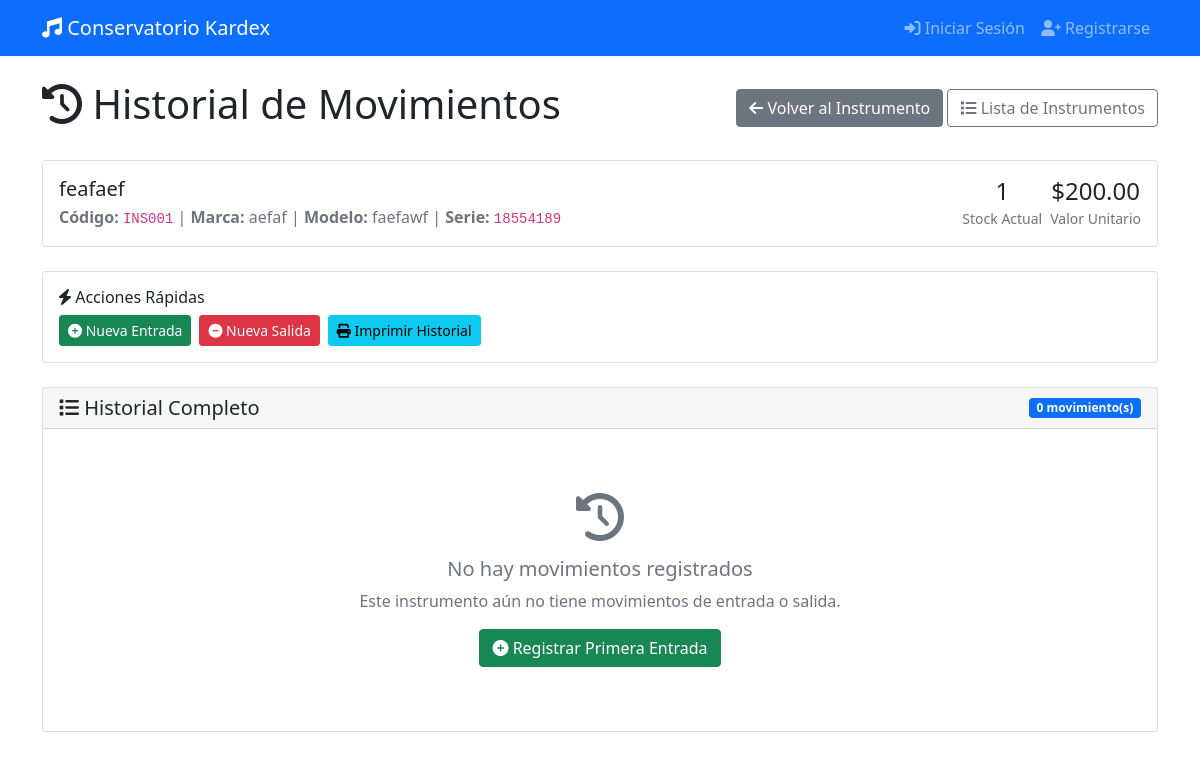
The app's page /movimientos/instrumento/9/movimientos with its own data.
### app/database/models.py (models this page shows, shortened)
class BaseModel(db.Model):
    __abstract__ = True
    id = db.Column(db.Integer, primary_key=True)
    created_at = db.Column(db.DateTime, default=datetime.utcnow)
    updated_at = db.Column(db.DateTime, default=datetime.utcnow, onupdate=datetime.utcnow)

class Item(BaseModel):
    __tablename__ = 'tb_item'
    i_codigo = db.Column(db.String(20), unique=True, nullable=False)
    i_nombre = db.Column(db.String(200), nullable=False)
    i_tipo = db.Column(db.String(20), nullable=False)  # 'instrumento' o 'articulo'
    i_cantidad = db.Column(db.Integer, default=0)
    i_vUnitario = db.Column(db.Numeric(10, 2), default=0.0)
    i_vTotal = db.Column(db.Numeric(10, 2), default=0.0)
    instrumento = db.relationship('Instrumento', backref='item', uselist=False)
    articulo = db.relationship('Articulo', backref='item', uselist=False)
    movimientos = db.relationship('MovimientoDetalle', backref='item', lazy=True)
    stock = db.relationship('Stock', backref='item', uselist=False)

class Instrumento(db.Model):
    __tablename__ = 'tb_instrumento'
    i_id = db.Column(db.Integer, db.ForeignKey('tb_item.id'), primary_key=True)
    i_marca = db.Column(db.String(50), nullable=False)
    i_modelo = db.Column(db.String(50), nullable=False)
    i_serie = db.Column(db.String(50), unique=True, nullable=False)
    i_estado = db.Column(db.String(50), nullable=False)  # Podría ser un Enum
    created_at = db.Column(db.DateTime, default=datetime.utcnow)
    updated_at = db.Column(db.DateTime, default=datetime.utcnow, onupdate=datetime.utcnow)

### app/routes/web/movimientos.py (the view)
@bp.route('/instrumento/<int:instrumento_id>/movimientos')
def historial_movimientos(instrumento_id):
    instrumento = instrumento_service.obtener_por_id(instrumento_id)
    if not instrumento:
        flash('Instrumento no encontrado', 'error')
        return redirect(url_for('instrumentos.listar_instrumentos'))
    movimientos = instrumento_service.obtener_movimientos(instrumento.i_id)
    return render_template('movimientos/historial.html',
                         instrumento=instrumento,
                         movimientos=movimientos)

### app/database/repositories/base.py (called while the page is built)
    def get_by_id(self, id):
        return self.model.query.get(id)

### app/database/repositories/movimientos.py (called while the page is built)
    def get_by_item(self, item_id):
        return MovimientoDetalle.query.filter_by(i_id=item_id).order_by(MovimientoDetalle.m_fecha.desc()).all()

### app/services/instrumento_service.py (called while the page is built)
    def obtener_por_id(self, instrumento_id):
        return self.repo.get_by_id(instrumento_id)

    def obtener_movimientos(self, item_id):
        return self.movimiento_repo.get_by_item(item_id)

### app/templates/movimientos/historial.html (shortened to what this page needs)
{% extends "base.html" %}
{% block content %}
<div class="row">
    <div class="col-12">
        <div class="d-flex justify-content-between align-items-center mb-4">
            <h1>
                <i class="fas fa-history"></i> Historial de Movimientos
            </h1>
            <div>
                <a href="{{ url_for('instrumentos.detalle_instrumento', instrumento_id=instrumento.i_id) }}" class="btn btn-secondary">
                    <i class="fas fa-arrow-left"></i> Volver al Instrumento
                </a>
                <a href="{{ url_for('instrumentos.listar_instrumentos') }}" class="btn btn-outline-secondary">
                    <i class="fas fa-list"></i> Lista de Instrumentos
                </a>
            </div>
        </div>
    </div>
</div>
<div class="row mb-4">
    <div class="col-12">
        <div class="card">
            <div class="card-body">
                <div class="row align-items-center">
                    <div class="col-md-8">
                        <h5 class="mb-1">{{ instrumento.item.i_nombre if instrumento.item else 'N/A' }}</h5>
                        <p class="text-muted mb-0">
                            <strong>Código:</strong> <code>{{ instrumento.item.i_codigo if instrumento.item else 'N/A' }}</code> |
                            <strong>Marca:</strong> {{ instrumento.i_marca }} |
                            <strong>Modelo:</strong> {{ instrumento.i_modelo }} |
                            <strong>Serie:</strong> <code>{{ instrumento.i_serie }}</code>
                        </p>
                    </div>
                    <div class="col-md-4 text-end">
                        <div class="d-flex justify-content-end gap-2">
                            <div class="text-center">
                                <div class="h4 mb-0">{{ instrumento.item.i_cantidad if instrumento.item else 0 }}</div>
                                <small class="text-muted">Stock Actual</small>
                            </div>
                            <div class="text-center">
                                <div class="h4 mb-0">${{ "%.2f"|format(instrumento.item.i_vUnitario) if instrumento.item else '0.00' }}</div>
                                <small class="text-muted">Valor Unitario</small>
                            </div>
                        </div>
                    </div>
                </div>
            </div>
        </div>
    </div>
</div>
<div class="row mb-4">
    <div class="col-12">
        <div class="card">
            <div class="card-body">
                <h6 class="card-title">
                    <i class="fas fa-bolt"></i> Acciones Rápidas
                </h6>
                <div class="d-flex gap-2 flex-wrap">
                    <a href="{{ url_for('movimientos.registrar_entrada', instrumento_id=instrumento.i_id) }}"
                       class="btn btn-success btn-sm">
                        <i class="fas fa-plus-circle"></i> Nueva Entrada
                    </a>
                    <a href="{{ url_for('movimientos.registrar_salida', instrumento_id=instrumento.i_id) }}"
                       class="btn btn-danger btn-sm"
                       >
                        <i class="fas fa-minus-circle"></i> Nueva Salida
                    </a>
                    <button class="btn btn-info btn-sm" onclick="window.print()">
                        <i class="fas fa-print"></i> Imprimir Historial
                    </button>
                </div>
            </div>
        </div>
    </div>
</div>
<div class="row">
    <div class="col-12">
        <div class="card">
            <div class="card-header">
                <div class="d-flex justify-content-between align-items-center">
                    <h5 class="mb-0">
                        <i class="fas fa-list"></i> Historial Completo
                    </h5>
                    <span class="badge bg-primary">{{ movimientos|length }} movimiento(s)</span>
                </div>
            </div>
            <div class="card-body">
                {% if movimientos %}
                <div class="table-responsive">
                    <table class="table table-striped table-hover">
                        <thead class="table-dark">
                            <tr>
                                <th>#</th>
                                <th>Fecha</th>
                                <th>Tipo</th>
                                <th>Cantidad</th>
                                <th>Valor Unitario</th>
                                <th>Valor Total</th>
                                <th>Observaciones</th>
                            </tr>
                        </thead>
                        <tbody>
                            {% for movimiento in movimientos %}
                            <tr>
                                <td>{{ loop.index }}</td>
                                <td>
                                    <span class="fw-bold">{{ movimiento.m_fecha.strftime('%d/%m/%Y') }}</span>
                                    <br>
                                    <small class="text-muted">{{ movimiento.m_fecha.strftime('%H:%M') if movimiento.m_fecha.time() != movimiento.m_fecha.time().replace(hour=0, minute=0, second=0, microsecond=0) else '' }}</small>
                                </td>
                                <td>
                                    {% if movimiento.m_tipo == 'entrada' %}
                                        <span class="badge bg-success">
                                            <i class="fas fa-plus-circle"></i> {{ movimiento.m_tipo.title() }}
                                        </span>
                                    {% elif movimiento.m_tipo == 'salida' %}
                                        <span class="badge bg-danger">
                                            <i class="fas fa-minus-circle"></i> {{ movimiento.m_tipo.title() }}
                                        </span>
                                    {% elif movimiento.m_tipo == 'cambio_estado' %}
                                        <span class="badge bg-warning">
                                            <i class="fas fa-sync-alt"></i> Cambio de Estado
                                        </span>
                                    {% else %}
                                        <span class="badge bg-info">
                                            <i class="fas fa-info-circle"></i> {{ movimiento.m_tipo.title() }}
                                        </span>
                                    {% endif %}
                                </td>
                                <td>
                                    <span class="fw-bold">{{ movimiento.m_cantidad }}</span>
                                </td>
                                <td>
                                    ${{ "%.2f"|format(movimiento.m_valorUnitario) }}
                                </td>
                                <td>
                                    <span class="fw-bold">${{ "%.2f"|format(movimiento.m_valorTotal) }}</span>
                                </td>
                                <td>
                                    {% if movimiento.m_observaciones %}
                                        <span class="text-truncate d-inline-block" style="max-width: 200px;"
                                              title="{{ movimiento.m_observaciones }}">
                                            {{ movimiento.m_observaciones }}
                                        </span>
                                    {% else %}
                                        <span class="text-muted">-</span>
                                    {% endif %}
                                </td>
                            </tr>
                            {% endfor %}
                        </tbody>
                        <tfoot class="table-light">
                            <tr>
                                <th colspan="3">Totales</th>
                                <th>
                                    {% set total_entradas = movimientos|selectattr('m_tipo', 'equalto', 'entrada')|sum(attribute='m_cantidad') %}
                                    {% set total_salidas = movimientos|selectattr('m_tipo', 'equalto', 'salida')|sum(attribute='m_cantidad') %}
                                    <span class="text-success">+{{ total_entradas or 0 }}</span> /
                                    <span class="text-danger">-{{ total_salidas or 0 }}</span>
                                </th>
                                <th>-</th>
                                <th>
                                    {% set total_valor = movimientos|sum(attribute='m_valorTotal') %}
                                    <strong>${{ "%.2f"|format(total_valor) }}</strong>
                                </th>
                                <th>-</th>
                            </tr>
                        </tfoot>
                    </table>
                </div>
                {% else %}
                <div class="text-center py-5">
                    <i class="fas fa-history fa-3x text-muted mb-3"></i>
                    <h5 class="text-muted">No hay movimientos registrados</h5>
                    <p class="text-muted">Este instrumento aún no tiene movimientos de entrada o salida.</p>
                    <div class="mt-3">
                        <a href="{{ url_for('movimientos.registrar_entrada', instrumento_id=instrumento.i_id) }}"
                           class="btn btn-success">
                            <i class="fas fa-plus-circle"></i> Registrar Primera Entrada
                        </a>
                    </div>
                </div>
                {% endif %}
            </div>
        </div>
    </div>
</div>
{% endblock %}

### records on screen
Item: item "feafaef", item "INS001", item "1", i_vUnitario "200.00"
Instrumento: i_marca "aefaf", i_modelo "faefawf", i_serie "18554189"

### other values on screen
{{ movimientos|length }} "0"
